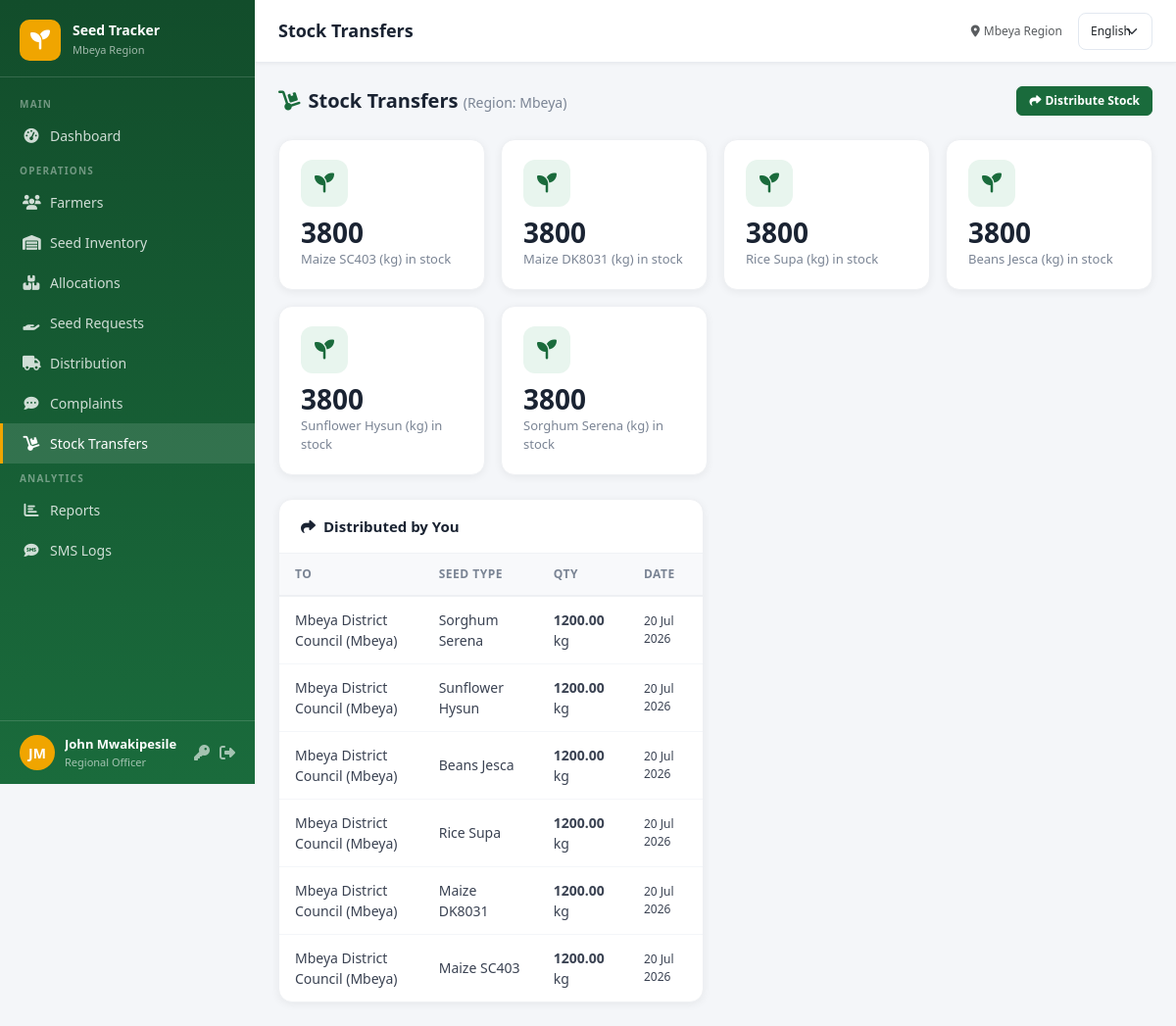
The app's page /stock/ (signed in), older data.
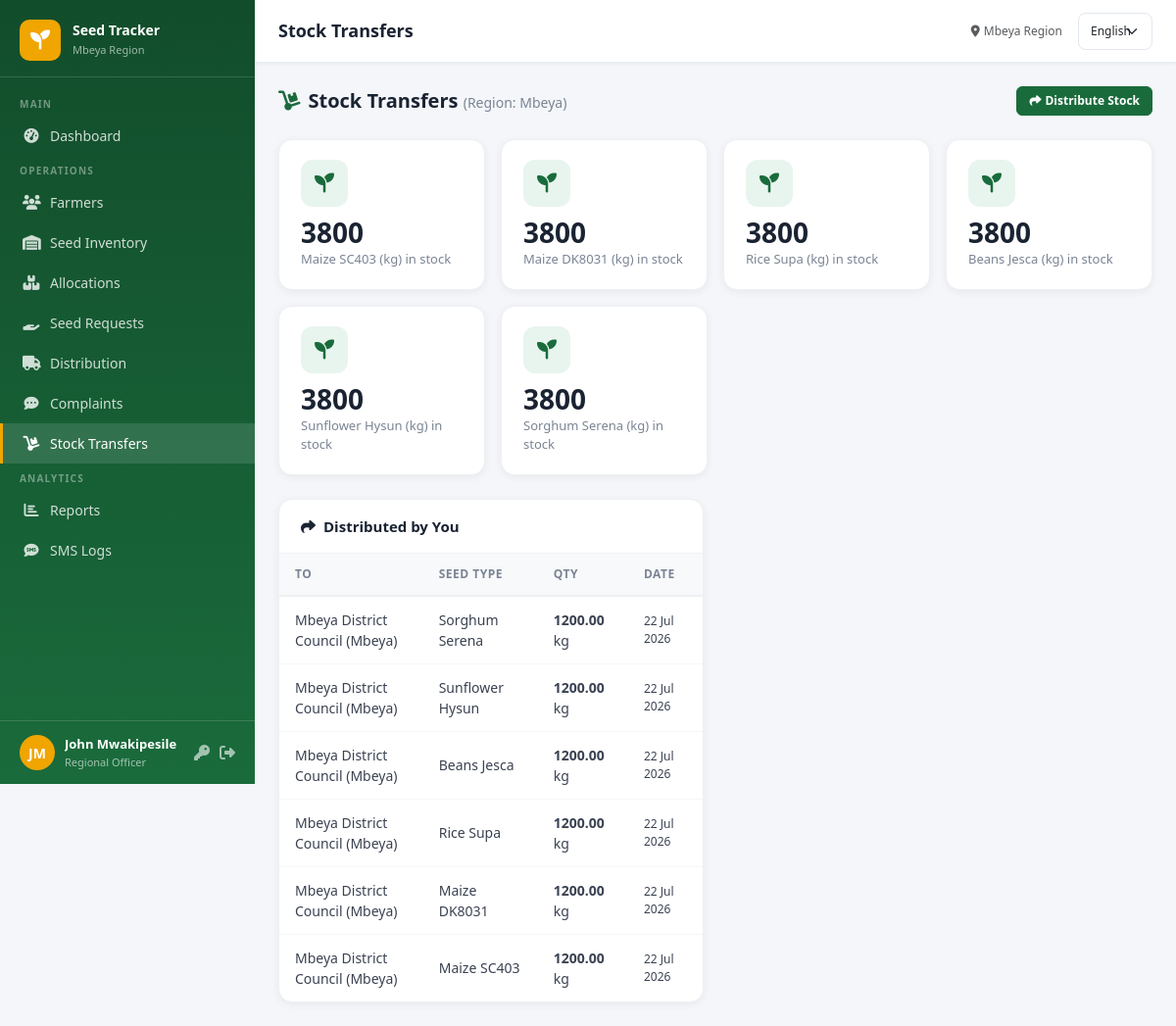
The same page, newer data.
### core/models.py (models this page shows, shortened)
class StockTransfer(models.Model):
    KIND_CHOICES = [('distribution', _('Distribution')), ('request', _('Request'))]
    STATUS_CHOICES = [('pending', _('Pending')), ('approved', _('Approved')), ('rejected', _('Rejected'))]
    seed_type = models.ForeignKey(SeedType, on_delete=models.CASCADE, related_name='transfers')
    quantity = models.DecimalField(max_digits=12, decimal_places=2)
    level = models.CharField(max_length=20, choices=TRANSFER_LEVEL_CHOICES)
    kind = models.CharField(max_length=20, choices=KIND_CHOICES)
    status = models.CharField(max_length=20, choices=STATUS_CHOICES, default='pending')
    from_region = models.ForeignKey(Region, null=True, blank=True, on_delete=models.CASCADE, related_name='stock_transfers_out')
    from_district = models.ForeignKey(District, null=True, blank=True, on_delete=models.CASCADE, related_name='stock_transfers_out')
    from_ward = models.ForeignKey(Ward, null=True, blank=True, on_delete=models.CASCADE, related_name='stock_transfers_out')
    to_district = models.ForeignKey(District, null=True, blank=True, on_delete=models.CASCADE, related_name='stock_transfers_in')
    to_ward = models.ForeignKey(Ward, null=True, blank=True, on_delete=models.CASCADE, related_name='stock_transfers_in')
    to_village = models.ForeignKey(Village, null=True, blank=True, on_delete=models.CASCADE, related_name='stock_transfers_in')
    initiated_by = models.ForeignKey(CustomUser, on_delete=models.SET_NULL, null=True, related_name='initiated_transfers')
    responded_by = models.ForeignKey(CustomUser, on_delete=models.SET_NULL, null=True, blank=True, related_name='responded_transfers')
    rejection_reason = models.TextField(blank=True)
    notes = models.TextField(blank=True)
    created_at = models.DateTimeField(auto_now_add=True)
    updated_at = models.DateTimeField(auto_now=True)
    @property
    def to_location(self): return self.to_district or self.to_ward or self.to_village

class District(models.Model):
    name = models.CharField(max_length=100)
    region = models.ForeignKey(Region, on_delete=models.CASCADE, related_name='districts')
    created_at = models.DateTimeField(auto_now_add=True)
    def __str__(self): return f"{self.name} ({self.region})"

class Region(models.Model):
    name = models.CharField(max_length=100, unique=True)
    created_at = models.DateTimeField(auto_now_add=True)
    def __str__(self): return self.name

class SeedType(models.Model):
    name = models.CharField(max_length=100, unique=True)
    description = models.TextField(blank=True)
    unit = models.CharField(max_length=30, default='kg')
    created_at = models.DateTimeField(auto_now_add=True)

### core/views.py (the view, shortened to what this page needs)
# urls.py: path('stock/', views.stock_list, name='stock_list'),
@login_required
def stock_list(request):
    user = request.user
    location_label, location = location_for_user(user)
    balances = []
    if location:
        for st in SeedType.objects.all():
            qty = balance_for_user(st, user)
            if qty:
                balances.append({'seed_type': st, 'quantity': qty})
    sent = StockTransfer.objects.none()
    incoming_requests = StockTransfer.objects.none()
    received = StockTransfer.objects.none()
    my_requests = StockTransfer.objects.none()
    if user.role == 'regional' and user.region:
        sent = StockTransfer.objects.filter(level='region_to_district', from_region=user.region, kind='distribution')
        incoming_requests = StockTransfer.objects.filter(level='region_to_district', from_region=user.region, kind='request')
    elif user.role == 'village' and user.village:
        received = StockTransfer.objects.filter(level='ward_to_village', to_village=user.village, status='approved')
        my_requests = StockTransfer.objects.filter(level='ward_to_village', to_village=user.village, kind='request')
    elif user.role == 'admin':
        sent = StockTransfer.objects.filter(kind='distribution')
        incoming_requests = StockTransfer.objects.filter(kind='request')
    ctx = {
        'location_label': location_label,
        'location': location,
        'balances': balances,
        'sent': sent.select_related('seed_type','initiated_by').order_by('-created_at')[:50],
        'incoming_requests': incoming_requests.select_related('seed_type','initiated_by').order_by('status','-created_at')[:50],
        'received': received.select_related('seed_type','initiated_by','responded_by').order_by('-created_at')[:50],
        'my_requests': my_requests.select_related('seed_type','responded_by').order_by('-created_at')[:50],
    }
    return render(request, 'core/stock_list.html', ctx)

### core/stock.py (called while the page is built)
def _sum(qs, field):
    return qs.aggregate(t=Sum(field))['t'] or Decimal('0')

def region_received(seed_type, region):
    if region is None:
        return Decimal('0')
    return _sum(SeedInventory.objects.filter(seed_type=seed_type, region=region), 'quantity')

def region_balance(seed_type, region):
    if region is None:
        return Decimal('0')
    sent = _sum(StockTransfer.objects.filter(seed_type=seed_type, level='region_to_district', from_region=region, status='approved'), 'quantity')
    return region_received(seed_type, region) - sent

def balance_for_user(seed_type, user):
    fn = BALANCE_FN_BY_ROLE.get(user.role)
    return fn(seed_type, user) if fn else Decimal('0')

def location_for_user(user):
    entry = LOCATION_LABEL_BY_ROLE.get(user.role)
    if not entry:
        return None, None
    label, attr = entry
    return label, getattr(user, attr)

### templates/core/stock_list.html (shortened to what this page needs)
{% extends 'base.html' %}
{% load i18n %}
{% block page_title %}{% trans "Stock Transfers" %}{% endblock %}
{% block content %}
<div class="page-header">
  <h4><i class="fas fa-dolly me-2" style="color:#1a6b3c"></i>{% trans "Stock Transfers" %}
    {% if location_label %}<small style="font-size:14px;color:#7a8494;font-weight:400">({{ location_label }}: {{ location }})</small>{% endif %}
  </h4>
  <div class="d-flex gap-2">
    {% if user.role == 'regional' or user.role == 'district' or user.role == 'ward' %}
    <a href="{% url 'stock_distribute' %}" class="btn btn-primary btn-sm"><i class="fas fa-share me-1"></i>{% trans "Distribute Stock" %}</a>
    {% endif %}
  </div>
</div>
{% if balances %}
<div class="row g-3 mb-4">
  {% for b in balances %}
  <div class="col-md-3 col-sm-6">
    <div class="stat-card">
      <div class="stat-icon" style="background:#e8f5ee;color:#1a6b3c"><i class="fas fa-seedling"></i></div>
      <div class="stat-value">{{ b.quantity }}</div>
      <div class="stat-label">{% blocktrans with name=b.seed_type.name unit=b.seed_type.unit %}{{ name }} ({{ unit }}) in stock{% endblocktrans %}</div>
    </div>
  </div>
  {% endfor %}
</div>
{% elif location_label %}
<div class="alert alert-warning">{% blocktrans with loc=location_label|lower %}No stock currently held at your {{ loc }}.{% endblocktrans %} {% if user.role != 'regional' %}{% trans 'Use "Request Stock" above to ask your parent officer.' %}{% endif %}</div>
{% endif %}
<div class="row g-4">
  {% if sent %}
  <div class="col-lg-6">
    <div class="table-card">
      <div class="table-header"><h5><i class="fas fa-share me-2"></i>{% trans "Distributed by You" %}</h5></div>
      <div class="table-responsive">
        <table class="data-table">
          <thead><tr><th>{% trans "To" %}</th><th>{% trans "Seed Type" %}</th><th>{% trans "Qty" %}</th><th>{% trans "Date" %}</th></tr></thead>
          <tbody>
            {% for t in sent %}
            <tr><td>{{ t.to_location }}</td><td>{{ t.seed_type.name }}</td><td><strong>{{ t.quantity }}</strong> {{ t.seed_type.unit }}</td><td style="font-size:12px">{{ t.created_at|date:"d M Y" }}</td></tr>
            {% empty %}<tr><td colspan="4" class="text-center text-muted py-4">{% trans "No distributions yet" %}</td></tr>{% endfor %}
          </tbody>
        </table>
      </div>
    </div>
  </div>
  {% endif %}
</div>
{% endblock %}

Row changes from the older to the newer data that the page shows:
changed StockTransfer "Sorghum Serena": created_at "20 Jul 2026" → "22 Jul 2026"
changed StockTransfer "Sunflower Hysun": created_at "20 Jul 2026" → "22 Jul 2026"
changed StockTransfer "Beans Jesca": created_at "20 Jul 2026" → "22 Jul 2026"
changed StockTransfer "Rice Supa": created_at "20 Jul 2026" → "22 Jul 2026"
changed StockTransfer "Maize DK8031": created_at "20 Jul 2026" → "22 Jul 2026"
changed StockTransfer "Maize SC403": created_at "20 Jul 2026" → "22 Jul 2026"
